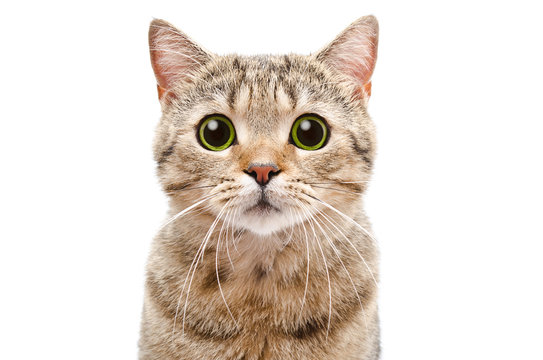
#> input picture assets/cat.jpg, 543 x 360 px
$ python 2.py
#> lines starting #> are read from the running program, lines starting #| are printed output that depends on the picture; after the words box and inside, x2 and y2 are one past the last pixel; in counts of white or black regions, pixels touching at a corner belong together
import random
import cv2

img = cv2.imread('assets/cat.jpg',-1)
#> img is the input picture: shape (360, 543, 3); mean B, G, R 210.6, 219.2, 229

print(img.shape)
#| (360, 543, 3)
# Prints 3 values height,width,channels
# height - height of image(no. of rows)
# width - no. of columns
# channels - No. of colors used to represent a pixel in the image (BGR)

for i in range(200,301):
    for j in range(img.shape[1]):
        # print(img[i][j])
        img[i][j] = [random.randint(0,255), random.randint(0,255), random.randint(0,255)]
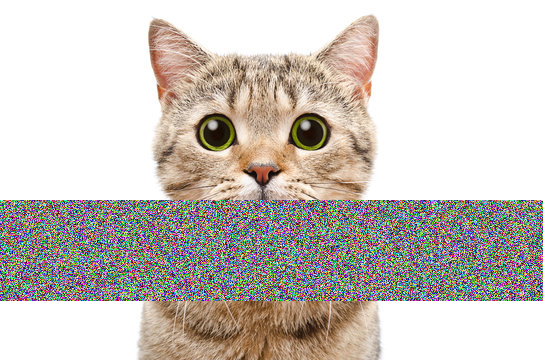
#> img: shape (360, 543, 3); mean B, G, R 188.6, 194.6, 201.4

crop = img[100:200, 180:380]
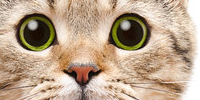
#> crop: shape (100, 200, 3); mean B, G, R 141.8, 165.3, 188.5
img[200:300, 180:380] = crop
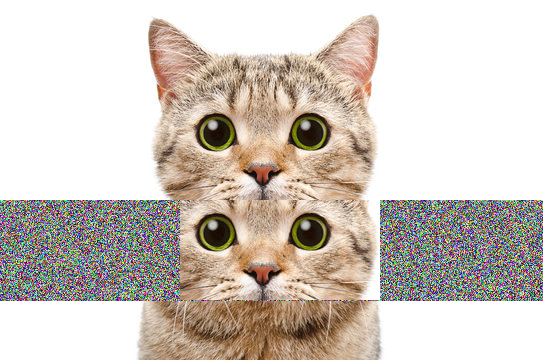
#> img: shape (360, 543, 3); 10.23% of pixels changed, all inside (x1, y1, x2, y2) = (180, 200, 380, 300)
# cv2.imshow("Cropped", crop)


cv2.imshow("Image",img)
cv2.waitKey(0)
cv2.destroyAllWindows()
